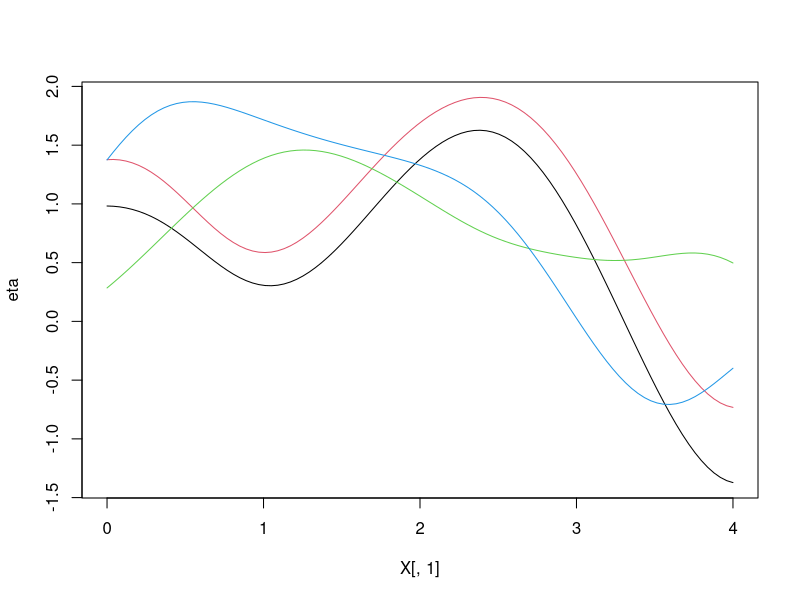
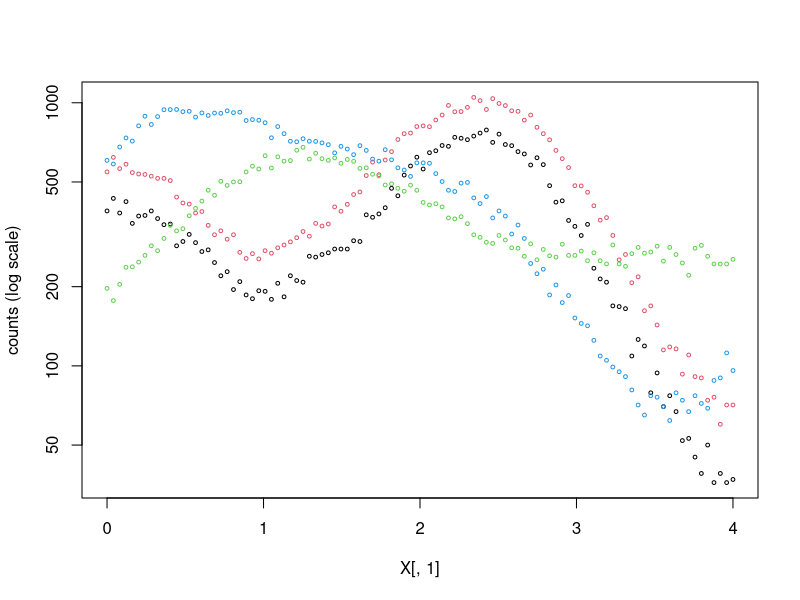
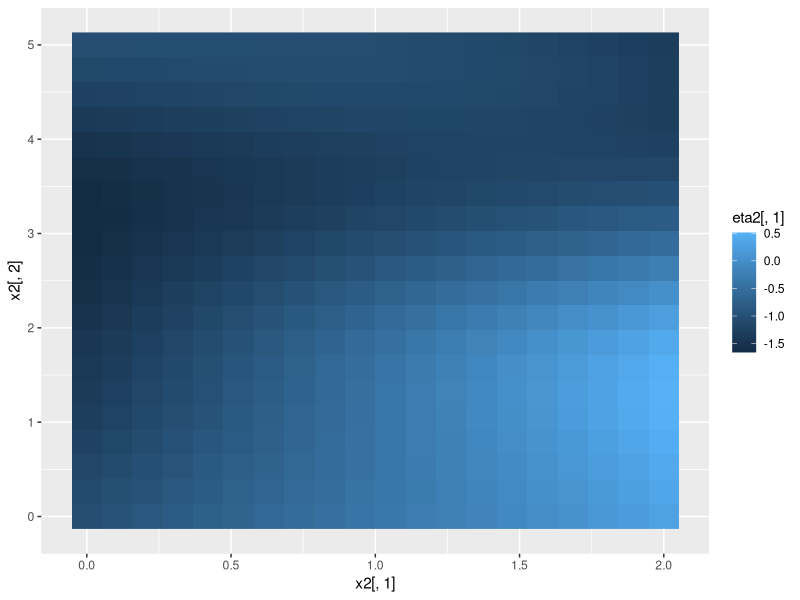
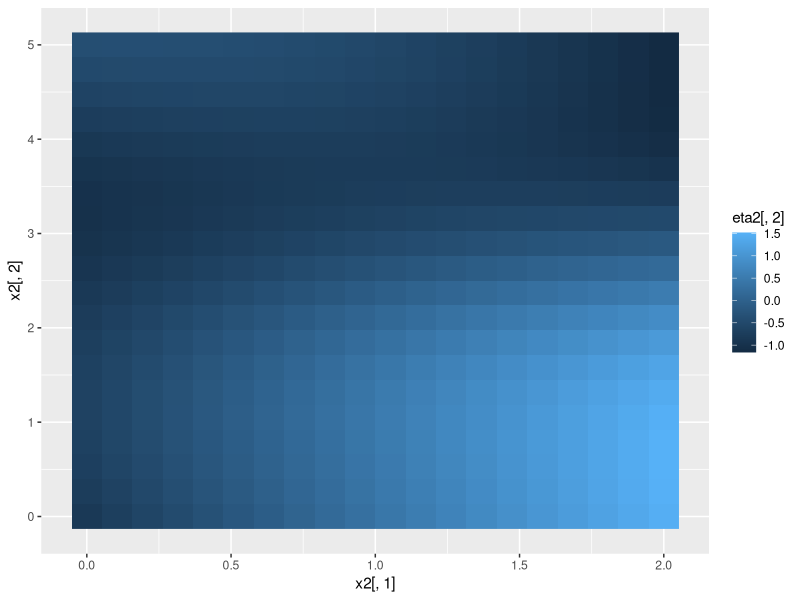
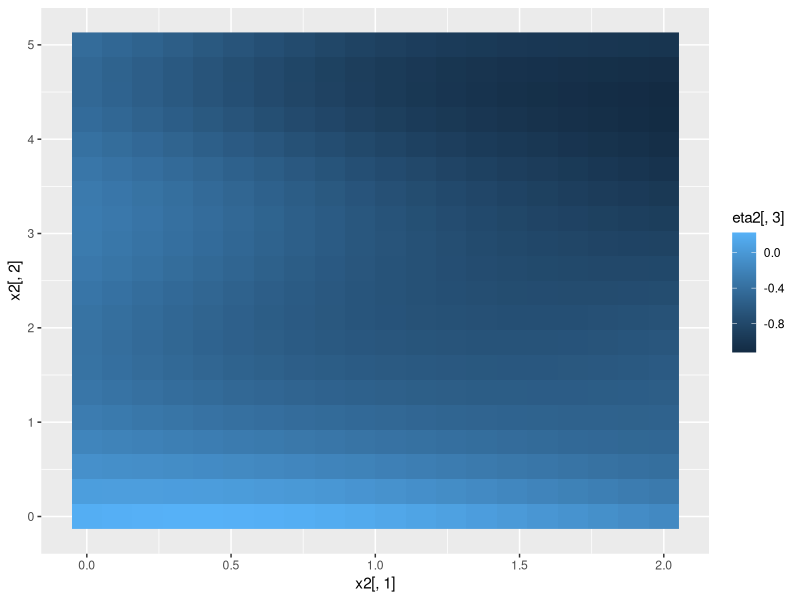
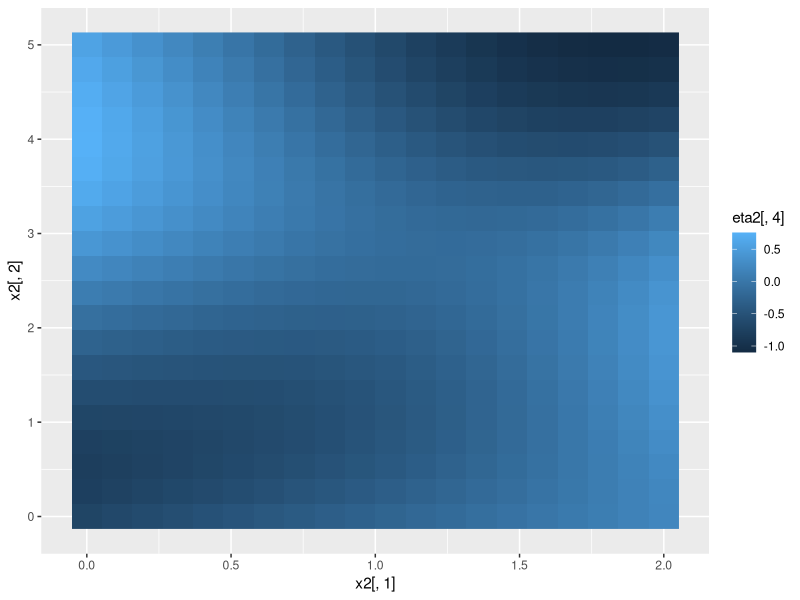

These figures' R source, in order:
## ---- chunk 1
set.seed(0)
library(assertthat)
library(MASS) # For multivariate normal
## ---- chunk 2
make_RQ_function = function(l, a){
  # Let's keep l and a the same for all dimensions for now.
  assert_that(length(l) == 1)
  assert_that(length(a) == 1)
  
  function(x){
    # From Rasmussen and Williams
    r = as.matrix(dist(x))
    (1 + r^2 / (2 * a * l^2))^-a
  }
}
## ---- chunk 3
make_kronecker_eta = function(species_covariance, kernel_function){
  function(x){
    K = kronecker(species_covariance, kernel_function(x))
    matrix(
      mvrnorm(1, mu = rep(0, nrow(K)), Sigma = K),
      ncol = ncol(species_covariance)
    )
  }
}
## ---- chunk 4
# Generate a multivariate abiotic environment (that happens to fall along a
# single dimension, for easier plotting)
X = seq(0, 4, length = 100) %*% matrix(c(1, 2, .1), nrow = 1)
## ---- chunk 5
# Generate a species covariance matrix that's mostly an identity matrix, but
# with species 1 and 2 (black and red) tightly correlated
n_spp = 4
species_covariance = diag(n_spp)
species_covariance[2, 1] = species_covariance[1, 2] = .9
species_covariance
## ---- chunk 6
# Function to turn environmental observations into eta values
f = make_kronecker_eta(species_covariance, make_RQ_function(l = 2, a = 5))

# Randomly generate eta values and plot them
eta = f(X)
matplot(X[ , 1], eta, type = "l", lty = 1) 
## ---- chunk 7
counts = matrix(rpois(nrow(X) * n_spp, exp(5 + eta)), ncol = n_spp)
matplot(X[ , 1], counts, log = "y", ylab = "counts (log scale)", cex = 0.5, pch = 1)
## ---- chunk 8
x2 = expand.grid(seq(0, 2, length = 20), seq(0, 5, length = 20))

eta2 = f(x2)

library(ggplot2)
qplot(x2[,1], x2[,2], fill = eta2[, 1]) + geom_raster()
qplot(x2[,1], x2[,2], fill = eta2[, 2]) + geom_raster()
qplot(x2[,1], x2[,2], fill = eta2[, 3]) + geom_raster()
qplot(x2[,1], x2[,2], fill = eta2[, 4]) + geom_raster()
